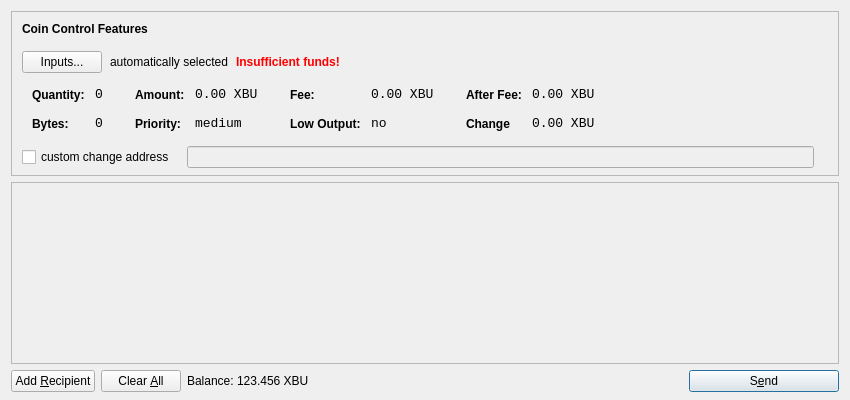
<?xml version="1.0" encoding="UTF-8"?>
<ui version="4.0">
 <class>SendCoinsDialog</class>
 <widget class="QDialog" name="SendCoinsDialog">
  <property name="geometry">
   <rect>
    <x>0</x>
    <y>0</y>
    <width>850</width>
    <height>400</height>
   </rect>
  </property>
  <property name="windowTitle">
   <string>Send Coins</string>
  </property>
  <layout class="QVBoxLayout" name="verticalLayout" stretch="0,1,0">
   <property name="bottomMargin">
    <number>8</number>
   </property>
   <item>
    <widget class="QFrame" name="frameCoinControl">
     <property name="sizePolicy">
      <sizepolicy hsizetype="Expanding" vsizetype="Expanding">
       <horstretch>0</horstretch>
       <verstretch>0</verstretch>
      </sizepolicy>
     </property>
     <property name="maximumSize">
      <size>
       <width>16777215</width>
       <height>16777215</height>
      </size>
     </property>
     <property name="frameShape">
      <enum>QFrame::StyledPanel</enum>
     </property>
     <property name="frameShadow">
      <enum>QFrame::Sunken</enum>
     </property>
     <layout class="QVBoxLayout" name="verticalLayoutCoinControl2">
      <property name="spacing">
       <number>-1</number>
      </property>
      <property name="leftMargin">
       <number>0</number>
      </property>
      <property name="topMargin">
       <number>0</number>
      </property>
      <property name="rightMargin">
       <number>0</number>
      </property>
      <property name="bottomMargin">
       <number>6</number>
      </property>
      <item>
       <layout class="QVBoxLayout" name="verticalLayoutCoinControl" stretch="0,0,0,0,1">
        <property name="spacing">
         <number>0</number>
        </property>
        <property name="leftMargin">
         <number>10</number>
        </property>
        <property name="topMargin">
         <number>10</number>
        </property>
        <item>
         <layout class="QHBoxLayout" name="horizontalLayoutCoinControl1">
          <property name="bottomMargin">
           <number>15</number>
          </property>
          <item>
           <widget class="QLabel" name="labelCoinControlFeatures">
            <property name="sizePolicy">
             <sizepolicy hsizetype="Preferred" vsizetype="Maximum">
              <horstretch>0</horstretch>
              <verstretch>0</verstretch>
             </sizepolicy>
            </property>
            <property name="font">
             <font>
              <weight>75</weight>
              <bold>true</bold>
             </font>
            </property>
            <property name="styleSheet">
             <string notr="true">font-weight:bold;</string>
            </property>
            <property name="text">
             <string>Coin Control Features</string>
            </property>
           </widget>
          </item>
         </layout>
        </item>
        <item>
         <layout class="QHBoxLayout" name="horizontalLayoutCoinControl2" stretch="0,0,0,0">
          <property name="spacing">
           <number>8</number>
          </property>
          <property name="bottomMargin">
           <number>10</number>
          </property>
          <item>
           <widget class="QPushButton" name="pushButtonCoinControl">
            <property name="styleSheet">
             <string notr="true"/>
            </property>
            <property name="text">
             <string>Inputs...</string>
            </property>
           </widget>
          </item>
          <item>
           <widget class="QLabel" name="labelCoinControlAutomaticallySelected">
            <property name="text">
             <string>automatically selected</string>
            </property>
            <property name="margin">
             <number>5</number>
            </property>
           </widget>
          </item>
          <item>
           <widget class="QLabel" name="labelCoinControlInsuffFunds">
            <property name="font">
             <font>
              <weight>75</weight>
              <bold>true</bold>
             </font>
            </property>
            <property name="styleSheet">
             <string notr="true">color:red;font-weight:bold;</string>
            </property>
            <property name="text">
             <string>Insufficient funds!</string>
            </property>
            <property name="margin">
             <number>5</number>
            </property>
           </widget>
          </item>
          <item>
           <spacer name="horizontalSpacerCoinControl">
            <property name="orientation">
             <enum>Qt::Horizontal</enum>
            </property>
            <property name="sizeHint" stdset="0">
             <size>
              <width>40</width>
              <height>1</height>
             </size>
            </property>
           </spacer>
          </item>
         </layout>
        </item>
        <item>
         <widget class="QWidget" name="widgetCoinControl" native="true">
          <property name="sizePolicy">
           <sizepolicy hsizetype="Preferred" vsizetype="Preferred">
            <horstretch>0</horstretch>
            <verstretch>0</verstretch>
           </sizepolicy>
          </property>
          <property name="minimumSize">
           <size>
            <width>0</width>
            <height>0</height>
           </size>
          </property>
          <property name="styleSheet">
           <string notr="true"/>
          </property>
          <layout class="QHBoxLayout" name="horizontalLayoutCoinControl5">
           <property name="margin">
            <number>0</number>
           </property>
           <item>
            <layout class="QHBoxLayout" name="horizontalLayoutCoinControl3" stretch="0,0,0,1">
             <property name="spacing">
              <number>20</number>
             </property>
             <property name="topMargin">
              <number>0</number>
             </property>
             <property name="bottomMargin">
              <number>10</number>
             </property>
             <item>
              <layout class="QFormLayout" name="formLayoutCoinControl1">
               <property name="horizontalSpacing">
                <number>10</number>
               </property>
               <property name="verticalSpacing">
                <number>14</number>
               </property>
               <property name="leftMargin">
                <number>10</number>
               </property>
               <property name="topMargin">
                <number>4</number>
               </property>
               <property name="rightMargin">
                <number>6</number>
               </property>
               <item row="0" column="0">
                <widget class="QLabel" name="labelCoinControlQuantityText">
                 <property name="styleSheet">
                  <string notr="true">font-weight:bold;</string>
                 </property>
                 <property name="text">
                  <string>Quantity:</string>
                 </property>
                 <property name="margin">
                  <number>0</number>
                 </property>
                </widget>
               </item>
               <item row="0" column="1">
                <widget class="QLabel" name="labelCoinControlQuantity">
                 <property name="font">
                  <font>
                   <family>Monospace</family>
                   <pointsize>10</pointsize>
                  </font>
                 </property>
                 <property name="cursor">
                  <cursorShape>IBeamCursor</cursorShape>
                 </property>
                 <property name="contextMenuPolicy">
                  <enum>Qt::ActionsContextMenu</enum>
                 </property>
                 <property name="text">
                  <string>0</string>
                 </property>
                 <property name="margin">
                  <number>0</number>
                 </property>
                 <property name="textInteractionFlags">
                  <set>Qt::LinksAccessibleByMouse|Qt::TextSelectableByKeyboard|Qt::TextSelectableByMouse</set>
                 </property>
                </widget>
               </item>
               <item row="1" column="0">
                <widget class="QLabel" name="labelCoinControlBytesText">
                 <property name="styleSheet">
                  <string notr="true">font-weight:bold;</string>
                 </property>
                 <property name="text">
                  <string>Bytes:</string>
                 </property>
                </widget>
               </item>
               <item row="1" column="1">
                <widget class="QLabel" name="labelCoinControlBytes">
                 <property name="font">
                  <font>
                   <family>Monospace</family>
                   <pointsize>10</pointsize>
                  </font>
                 </property>
                 <property name="cursor">
                  <cursorShape>IBeamCursor</cursorShape>
                 </property>
                 <property name="contextMenuPolicy">
                  <enum>Qt::ActionsContextMenu</enum>
                 </property>
                 <property name="text">
                  <string>0</string>
                 </property>
                 <property name="textInteractionFlags">
                  <set>Qt::LinksAccessibleByMouse|Qt::TextSelectableByKeyboard|Qt::TextSelectableByMouse</set>
                 </property>
                </widget>
               </item>
              </layout>
             </item>
             <item>
              <layout class="QFormLayout" name="formLayoutCoinControl2">
               <property name="horizontalSpacing">
                <number>10</number>
               </property>
               <property name="verticalSpacing">
                <number>14</number>
               </property>
               <property name="leftMargin">
                <number>6</number>
               </property>
               <property name="topMargin">
                <number>4</number>
               </property>
               <property name="rightMargin">
                <number>6</number>
               </property>
               <item row="0" column="0">
                <widget class="QLabel" name="labelCoinControlAmountText">
                 <property name="styleSheet">
                  <string notr="true">font-weight:bold;</string>
                 </property>
                 <property name="text">
                  <string>Amount:</string>
                 </property>
                 <property name="margin">
                  <number>0</number>
                 </property>
                </widget>
               </item>
               <item row="0" column="1">
                <widget class="QLabel" name="labelCoinControlAmount">
                 <property name="font">
                  <font>
                   <family>Monospace</family>
                   <pointsize>10</pointsize>
                  </font>
                 </property>
                 <property name="cursor">
                  <cursorShape>IBeamCursor</cursorShape>
                 </property>
                 <property name="contextMenuPolicy">
                  <enum>Qt::ActionsContextMenu</enum>
                 </property>
                 <property name="text">
                  <string>0.00 XBU</string>
                 </property>
                 <property name="textInteractionFlags">
                  <set>Qt::LinksAccessibleByMouse|Qt::TextSelectableByKeyboard|Qt::TextSelectableByMouse</set>
                 </property>
                </widget>
               </item>
               <item row="1" column="0">
                <widget class="QLabel" name="labelCoinControlPriorityText">
                 <property name="styleSheet">
                  <string notr="true">font-weight:bold;</string>
                 </property>
                 <property name="text">
                  <string>Priority:</string>
                 </property>
                </widget>
               </item>
               <item row="1" column="1">
                <widget class="QLabel" name="labelCoinControlPriority">
                 <property name="font">
                  <font>
                   <family>Monospace</family>
                   <pointsize>10</pointsize>
                  </font>
                 </property>
                 <property name="cursor">
                  <cursorShape>IBeamCursor</cursorShape>
                 </property>
                 <property name="contextMenuPolicy">
                  <enum>Qt::ActionsContextMenu</enum>
                 </property>
                 <property name="text">
                  <string>medium</string>
                 </property>
                 <property name="textInteractionFlags">
                  <set>Qt::LinksAccessibleByMouse|Qt::TextSelectableByKeyboard|Qt::TextSelectableByMouse</set>
                 </property>
                </widget>
               </item>
              </layout>
             </item>
             <item>
              <layout class="QFormLayout" name="formLayoutCoinControl3">
               <property name="horizontalSpacing">
                <number>10</number>
               </property>
               <property name="verticalSpacing">
                <number>14</number>
               </property>
               <property name="leftMargin">
                <number>6</number>
               </property>
               <property name="topMargin">
                <number>4</number>
               </property>
               <property name="rightMargin">
                <number>6</number>
               </property>
               <item row="0" column="0">
                <widget class="QLabel" name="labelCoinControlFeeText">
                 <property name="styleSheet">
                  <string notr="true">font-weight:bold;</string>
                 </property>
                 <property name="text">
                  <string>Fee:</string>
                 </property>
                 <property name="margin">
                  <number>0</number>
                 </property>
                </widget>
               </item>
               <item row="0" column="1">
                <widget class="QLabel" name="labelCoinControlFee">
                 <property name="font">
                  <font>
                   <family>Monospace</family>
                   <pointsize>10</pointsize>
                  </font>
                 </property>
                 <property name="cursor">
                  <cursorShape>IBeamCursor</cursorShape>
                 </property>
                 <property name="contextMenuPolicy">
                  <enum>Qt::ActionsContextMenu</enum>
                 </property>
                 <property name="text">
                  <string>0.00 XBU</string>
                 </property>
                 <property name="textInteractionFlags">
                  <set>Qt::LinksAccessibleByMouse|Qt::TextSelectableByKeyboard|Qt::TextSelectableByMouse</set>
                 </property>
                </widget>
               </item>
               <item row="1" column="0">
                <widget class="QLabel" name="labelCoinControlLowOutputText">
                 <property name="styleSheet">
                  <string notr="true">font-weight:bold;</string>
                 </property>
                 <property name="text">
                  <string>Low Output:</string>
                 </property>
                </widget>
               </item>
               <item row="1" column="1">
                <widget class="QLabel" name="labelCoinControlLowOutput">
                 <property name="font">
                  <font>
                   <family>Monospace</family>
                   <pointsize>10</pointsize>
                  </font>
                 </property>
                 <property name="cursor">
                  <cursorShape>IBeamCursor</cursorShape>
                 </property>
                 <property name="contextMenuPolicy">
                  <enum>Qt::ActionsContextMenu</enum>
                 </property>
                 <property name="text">
                  <string>no</string>
                 </property>
                 <property name="textInteractionFlags">
                  <set>Qt::LinksAccessibleByMouse|Qt::TextSelectableByKeyboard|Qt::TextSelectableByMouse</set>
                 </property>
                </widget>
               </item>
              </layout>
             </item>
             <item>
              <layout class="QFormLayout" name="formLayoutCoinControl4">
               <property name="horizontalSpacing">
                <number>10</number>
               </property>
               <property name="verticalSpacing">
                <number>14</number>
               </property>
               <property name="leftMargin">
                <number>6</number>
               </property>
               <property name="topMargin">
                <number>4</number>
               </property>
               <property name="rightMargin">
                <number>6</number>
               </property>
               <item row="0" column="0">
                <widget class="QLabel" name="labelCoinControlAfterFeeText">
                 <property name="styleSheet">
                  <string notr="true">font-weight:bold;</string>
                 </property>
                 <property name="text">
                  <string>After Fee:</string>
                 </property>
                 <property name="margin">
                  <number>0</number>
                 </property>
                </widget>
               </item>
               <item row="0" column="1">
                <widget class="QLabel" name="labelCoinControlAfterFee">
                 <property name="font">
                  <font>
                   <family>Monospace</family>
                   <pointsize>10</pointsize>
                  </font>
                 </property>
                 <property name="cursor">
                  <cursorShape>IBeamCursor</cursorShape>
                 </property>
                 <property name="contextMenuPolicy">
                  <enum>Qt::ActionsContextMenu</enum>
                 </property>
                 <property name="text">
                  <string>0.00 XBU</string>
                 </property>
                 <property name="textInteractionFlags">
                  <set>Qt::LinksAccessibleByMouse|Qt::TextSelectableByKeyboard|Qt::TextSelectableByMouse</set>
                 </property>
                </widget>
               </item>
               <item row="1" column="0">
                <widget class="QLabel" name="labelCoinControlChangeText">
                 <property name="styleSheet">
                  <string notr="true">font-weight:bold;</string>
                 </property>
                 <property name="text">
                  <string>Change</string>
                 </property>
                </widget>
               </item>
               <item row="1" column="1">
                <widget class="QLabel" name="labelCoinControlChange">
                 <property name="font">
                  <font>
                   <family>Monospace</family>
                   <pointsize>10</pointsize>
                  </font>
                 </property>
                 <property name="cursor">
                  <cursorShape>IBeamCursor</cursorShape>
                 </property>
                 <property name="contextMenuPolicy">
                  <enum>Qt::ActionsContextMenu</enum>
                 </property>
                 <property name="text">
                  <string>0.00 XBU</string>
                 </property>
                 <property name="textInteractionFlags">
                  <set>Qt::LinksAccessibleByMouse|Qt::TextSelectableByKeyboard|Qt::TextSelectableByMouse</set>
                 </property>
                </widget>
               </item>
              </layout>
             </item>
            </layout>
           </item>
          </layout>
         </widget>
        </item>
        <item>
         <layout class="QHBoxLayout" name="horizontalLayoutCoinControl4" stretch="0,0,0">
          <property name="spacing">
           <number>12</number>
          </property>
          <property name="sizeConstraint">
           <enum>QLayout::SetDefaultConstraint</enum>
          </property>
          <property name="topMargin">
           <number>5</number>
          </property>
          <property name="rightMargin">
           <number>5</number>
          </property>
          <item>
           <widget class="QCheckBox" name="checkBoxCoinControlChange">
            <property name="text">
             <string>custom change address</string>
            </property>
           </widget>
          </item>
          <item>
           <widget class="QLineEdit" name="lineEditCoinControlChange">
            <property name="enabled">
             <bool>false</bool>
            </property>
            <property name="sizePolicy">
             <sizepolicy hsizetype="Expanding" vsizetype="Fixed">
              <horstretch>0</horstretch>
              <verstretch>0</verstretch>
             </sizepolicy>
            </property>
           </widget>
          </item>
          <item>
           <widget class="QLabel" name="labelCoinControlChangeLabel">
            <property name="sizePolicy">
             <sizepolicy hsizetype="Preferred" vsizetype="Expanding">
              <horstretch>0</horstretch>
              <verstretch>0</verstretch>
             </sizepolicy>
            </property>
            <property name="minimumSize">
             <size>
              <width>0</width>
              <height>0</height>
             </size>
            </property>
            <property name="text">
             <string/>
            </property>
            <property name="margin">
             <number>3</number>
            </property>
           </widget>
          </item>
         </layout>
        </item>
        <item>
         <spacer name="verticalSpacerCoinControl">
          <property name="orientation">
           <enum>Qt::Vertical</enum>
          </property>
          <property name="sizeHint" stdset="0">
           <size>
            <width>800</width>
            <height>1</height>
           </size>
          </property>
         </spacer>
        </item>
       </layout>
      </item>
     </layout>
    </widget>
   </item>
   <item>
    <widget class="QScrollArea" name="scrollArea">
     <property name="widgetResizable">
      <bool>true</bool>
     </property>
     <widget class="QWidget" name="scrollAreaWidgetContents">
      <property name="geometry">
       <rect>
        <x>0</x>
        <y>0</y>
        <width>830</width>
        <height>165</height>
       </rect>
      </property>
      <layout class="QVBoxLayout" name="verticalLayout_2">
       <property name="margin">
        <number>0</number>
       </property>
       <item>
        <layout class="QVBoxLayout" name="entries">
         <property name="spacing">
          <number>6</number>
         </property>
        </layout>
       </item>
       <item>
        <spacer name="verticalSpacer">
         <property name="orientation">
          <enum>Qt::Vertical</enum>
         </property>
         <property name="sizeHint" stdset="0">
          <size>
           <width>20</width>
           <height>40</height>
          </size>
         </property>
        </spacer>
       </item>
      </layout>
     </widget>
    </widget>
   </item>
   <item>
    <layout class="QHBoxLayout" name="horizontalLayout">
     <item>
      <widget class="QPushButton" name="addButton">
       <property name="toolTip">
        <string>Send to multiple recipients at once</string>
       </property>
       <property name="text">
        <string>Add &amp;Recipient</string>
       </property>
       <property name="icon">
        <iconset resource="../bitcoin.qrc">
         <normaloff>:/icons/add</normaloff>:/icons/add</iconset>
       </property>
       <property name="autoDefault">
        <bool>false</bool>
       </property>
      </widget>
     </item>
     <item>
      <widget class="QPushButton" name="clearButton">
       <property name="sizePolicy">
        <sizepolicy hsizetype="Minimum" vsizetype="Fixed">
         <horstretch>0</horstretch>
         <verstretch>0</verstretch>
        </sizepolicy>
       </property>
       <property name="toolTip">
        <string>Remove all transaction fields</string>
       </property>
       <property name="text">
        <string>Clear &amp;All</string>
       </property>
       <property name="icon">
        <iconset resource="../bitcoin.qrc">
         <normaloff>:/icons/remove</normaloff>:/icons/remove</iconset>
       </property>
       <property name="autoRepeatDelay">
        <number>300</number>
       </property>
       <property name="autoDefault">
        <bool>false</bool>
       </property>
      </widget>
     </item>
     <item>
      <layout class="QHBoxLayout" name="horizontalLayout_2">
       <property name="spacing">
        <number>3</number>
       </property>
       <item>
        <widget class="QLabel" name="label">
         <property name="sizePolicy">
          <sizepolicy hsizetype="Preferred" vsizetype="Fixed">
           <horstretch>0</horstretch>
           <verstretch>0</verstretch>
          </sizepolicy>
         </property>
         <property name="text">
          <string>Balance:</string>
         </property>
        </widget>
       </item>
       <item>
        <widget class="QLabel" name="labelBalance">
         <property name="sizePolicy">
          <sizepolicy hsizetype="Preferred" vsizetype="Fixed">
           <horstretch>0</horstretch>
           <verstretch>0</verstretch>
          </sizepolicy>
         </property>
         <property name="cursor">
          <cursorShape>IBeamCursor</cursorShape>
         </property>
         <property name="text">
          <string>123.456 XBU</string>
         </property>
         <property name="textInteractionFlags">
          <set>Qt::LinksAccessibleByMouse|Qt::TextSelectableByKeyboard|Qt::TextSelectableByMouse</set>
         </property>
        </widget>
       </item>
      </layout>
     </item>
     <item>
      <spacer name="horizontalSpacer">
       <property name="orientation">
        <enum>Qt::Horizontal</enum>
       </property>
       <property name="sizeHint" stdset="0">
        <size>
         <width>40</width>
         <height>20</height>
        </size>
       </property>
      </spacer>
     </item>
     <item>
      <widget class="QPushButton" name="sendButton">
       <property name="minimumSize">
        <size>
         <width>150</width>
         <height>0</height>
        </size>
       </property>
       <property name="toolTip">
        <string>Confirm the send action</string>
       </property>
       <property name="text">
        <string>S&amp;end</string>
       </property>
       <property name="icon">
        <iconset resource="../bitcoin.qrc">
         <normaloff>:/icons/send</normaloff>:/icons/send</iconset>
       </property>
       <property name="default">
        <bool>true</bool>
       </property>
      </widget>
     </item>
    </layout>
   </item>
  </layout>
 </widget>
 <resources>
  <include location="../bitcoin.qrc"/>
 </resources>
 <connections/>
</ui>
